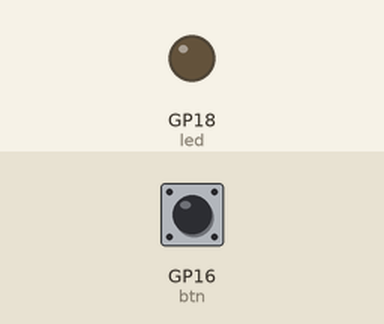
Bench run of a program on a simulated Raspberry Pi Pico running MicroPython. Shown: output pins drawn as LEDs (lit = HIGH). Dashed ring = blinking. The inputs (shaded band) are chosen by the test bench; at power-on: GP16 (btn) LOW.

Above: at 1.2 s.
1.3 s: GP16 (btn) pulled HIGH for 0.15 s
At 2.1 s:
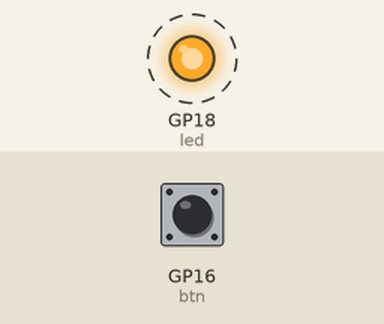
Timing chart, 0 to 10.4 s (numbered marks = the images above; inputs shaded):
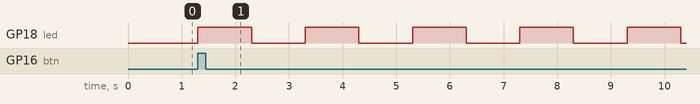

Measured:
- after the input at 1.3 s, GP18 (led): alternates HIGH for 1.0 s and LOW for 1.0 s, starting at once

The program:

Exercice1.py
```python
# Exercice 1 : LED qui clignote selon le nombre d'appuis
# Matériel (Grove Shield) :
# - Button sur D16  -> GP16
# - LED sur D18     -> GP18

from machine import Pin
import time

LED_PIN = 18      # D18
BTN_PIN = 16      # D16

led = Pin(LED_PIN, Pin.OUT)
btn = Pin(BTN_PIN, Pin.IN, Pin.PULL_DOWN)  # Le bouton renvoie 1 quand pressé

mode = 0  # 0 = arrêt, 1 = 0.5 Hz, 2 = rapide
last_btn = 0
last_change_ms = 0
DEBOUNCE_MS = 200

# Temporisations par mode
# 0.5 Hz = bascule chaque 1.0 s (ON/OFF) -> clignote 0,5 fois par seconde
DELAY_BY_MODE = {
    1: 1.0,   # lent (0,5 Hz)
    2: 0.25,  # rapide
}

while True:
    now = time.ticks_ms()
    cur = btn.value()

    # Détection front montant avec anti-rebond
    if cur == 1 and last_btn == 0 and time.ticks_diff(now, last_change_ms) > DEBOUNCE_MS:
        last_change_ms = now
        # 1er appui -> mode 1, 2e -> mode 2, 3e -> stop, puis on boucle
        mode = (mode % 3) + 1
        if mode == 3:
            # 3e mode = arrêt : éteindre et rester fixe jusqu’au prochain appui
            led.value(0)

    last_btn = cur

    # Exécution selon le mode
    if mode in (1, 2):
        led.toggle()
        time.sleep(DELAY_BY_MODE[mode])
    else:
        # mode 3 (arrêt)
        time.sleep(0.05)
```
